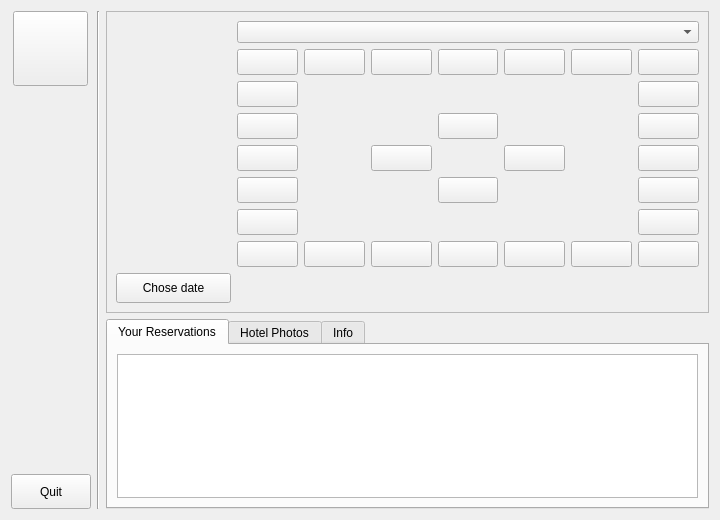
<?xml version="1.0" encoding="UTF-8"?>
<ui version="4.0">
 <class>UserControlInterface</class>
 <widget class="QWidget" name="UserControlInterface">
  <property name="geometry">
   <rect>
    <x>0</x>
    <y>0</y>
    <width>720</width>
    <height>520</height>
   </rect>
  </property>
  <property name="sizePolicy">
   <sizepolicy hsizetype="Preferred" vsizetype="Preferred">
    <horstretch>0</horstretch>
    <verstretch>0</verstretch>
   </sizepolicy>
  </property>
  <property name="minimumSize">
   <size>
    <width>600</width>
    <height>450</height>
   </size>
  </property>
  <property name="windowTitle">
   <string>UserControlInterface</string>
  </property>
  <layout class="QGridLayout" name="gridLayout">
   <item row="1" column="2" alignment="Qt::AlignBottom">
    <widget class="QPushButton" name="quitButton">
     <property name="minimumSize">
      <size>
       <width>75</width>
       <height>35</height>
      </size>
     </property>
     <property name="layoutDirection">
      <enum>Qt::LeftToRight</enum>
     </property>
     <property name="text">
      <string>Quit</string>
     </property>
     <property name="iconSize">
      <size>
       <width>24</width>
       <height>24</height>
      </size>
     </property>
    </widget>
   </item>
   <item row="0" column="3" rowspan="2">
    <widget class="Line" name="separatorLine">
     <property name="orientation">
      <enum>Qt::Vertical</enum>
     </property>
    </widget>
   </item>
   <item row="0" column="2" alignment="Qt::AlignHCenter|Qt::AlignTop">
    <widget class="QPushButton" name="profileButton">
     <property name="minimumSize">
      <size>
       <width>75</width>
       <height>75</height>
      </size>
     </property>
     <property name="text">
      <string/>
     </property>
     <property name="iconSize">
      <size>
       <width>73</width>
       <height>73</height>
      </size>
     </property>
    </widget>
   </item>
   <item row="1" column="4">
    <widget class="QTabWidget" name="mainTabWidget">
     <property name="currentIndex">
      <number>0</number>
     </property>
     <widget class="QWidget" name="user_reservations_tab">
      <attribute name="title">
       <string>Your Reservations</string>
      </attribute>
      <layout class="QGridLayout" name="gridLayout_3">
       <item row="0" column="0">
        <widget class="QTableView" name="userReservationsTableView"/>
       </item>
      </layout>
     </widget>
     <widget class="QWidget" name="hotel_photos_tab">
      <attribute name="title">
       <string>Hotel Photos</string>
      </attribute>
      <layout class="QGridLayout" name="gridLayout_4">
       <item row="0" column="0">
        <widget class="QStackedWidget" name="hotelPhotosStackedWidget">
         <property name="currentIndex">
          <number>0</number>
         </property>
         <widget class="QWidget" name="page"/>
         <widget class="QWidget" name="page_2"/>
        </widget>
       </item>
      </layout>
     </widget>
     <widget class="QWidget" name="hotel_info_tab">
      <attribute name="title">
       <string>Info</string>
      </attribute>
      <layout class="QGridLayout" name="gridLayout_5">
       <item row="0" column="0">
        <widget class="QTextBrowser" name="hotelInfoTextBrowser"/>
       </item>
      </layout>
     </widget>
    </widget>
   </item>
   <item row="0" column="4">
    <widget class="QFrame" name="reservationFrame">
     <property name="frameShape">
      <enum>QFrame::StyledPanel</enum>
     </property>
     <property name="frameShadow">
      <enum>QFrame::Raised</enum>
     </property>
     <layout class="QGridLayout" name="gridLayout_2">
      <item row="1" column="2">
       <widget class="QPushButton" name="room4Button">
        <property name="minimumSize">
         <size>
          <width>26</width>
          <height>26</height>
         </size>
        </property>
        <property name="text">
         <string/>
        </property>
        <property name="iconSize">
         <size>
          <width>24</width>
          <height>24</height>
         </size>
        </property>
       </widget>
      </item>
      <item row="2" column="1">
       <widget class="QPushButton" name="room3Button">
        <property name="minimumSize">
         <size>
          <width>26</width>
          <height>26</height>
         </size>
        </property>
        <property name="text">
         <string/>
        </property>
        <property name="iconSize">
         <size>
          <width>24</width>
          <height>24</height>
         </size>
        </property>
       </widget>
      </item>
      <item row="4" column="7">
       <widget class="QPushButton" name="room11Button">
        <property name="minimumSize">
         <size>
          <width>26</width>
          <height>26</height>
         </size>
        </property>
        <property name="text">
         <string/>
        </property>
        <property name="iconSize">
         <size>
          <width>24</width>
          <height>24</height>
         </size>
        </property>
       </widget>
      </item>
      <item row="1" column="3">
       <widget class="QPushButton" name="room5Button">
        <property name="minimumSize">
         <size>
          <width>26</width>
          <height>26</height>
         </size>
        </property>
        <property name="text">
         <string/>
        </property>
        <property name="iconSize">
         <size>
          <width>24</width>
          <height>24</height>
         </size>
        </property>
       </widget>
      </item>
      <item row="6" column="1">
       <widget class="QPushButton" name="room19Button">
        <property name="minimumSize">
         <size>
          <width>26</width>
          <height>26</height>
         </size>
        </property>
        <property name="text">
         <string/>
        </property>
        <property name="iconSize">
         <size>
          <width>24</width>
          <height>24</height>
         </size>
        </property>
       </widget>
      </item>
      <item row="7" column="2">
       <widget class="QPushButton" name="room18Button">
        <property name="minimumSize">
         <size>
          <width>26</width>
          <height>26</height>
         </size>
        </property>
        <property name="text">
         <string/>
        </property>
        <property name="iconSize">
         <size>
          <width>24</width>
          <height>24</height>
         </size>
        </property>
       </widget>
      </item>
      <item row="4" column="1">
       <widget class="QPushButton" name="room1Button">
        <property name="minimumSize">
         <size>
          <width>26</width>
          <height>26</height>
         </size>
        </property>
        <property name="text">
         <string/>
        </property>
        <property name="iconSize">
         <size>
          <width>24</width>
          <height>24</height>
         </size>
        </property>
       </widget>
      </item>
      <item row="1" column="1">
       <widget class="QPushButton" name="topLeftLadderButton">
        <property name="minimumSize">
         <size>
          <width>26</width>
          <height>26</height>
         </size>
        </property>
        <property name="text">
         <string/>
        </property>
        <property name="iconSize">
         <size>
          <width>24</width>
          <height>24</height>
         </size>
        </property>
       </widget>
      </item>
      <item row="3" column="1">
       <widget class="QPushButton" name="room2Button">
        <property name="minimumSize">
         <size>
          <width>26</width>
          <height>26</height>
         </size>
        </property>
        <property name="text">
         <string/>
        </property>
        <property name="iconSize">
         <size>
          <width>24</width>
          <height>24</height>
         </size>
        </property>
       </widget>
      </item>
      <item row="5" column="1">
       <widget class="QPushButton" name="room20Button">
        <property name="minimumSize">
         <size>
          <width>26</width>
          <height>26</height>
         </size>
        </property>
        <property name="text">
         <string/>
        </property>
        <property name="iconSize">
         <size>
          <width>24</width>
          <height>24</height>
         </size>
        </property>
       </widget>
      </item>
      <item row="6" column="7">
       <widget class="QPushButton" name="room13Button">
        <property name="minimumSize">
         <size>
          <width>26</width>
          <height>26</height>
         </size>
        </property>
        <property name="text">
         <string/>
        </property>
        <property name="iconSize">
         <size>
          <width>24</width>
          <height>24</height>
         </size>
        </property>
       </widget>
      </item>
      <item row="1" column="7">
       <widget class="QPushButton" name="topRightLadderButton">
        <property name="minimumSize">
         <size>
          <width>26</width>
          <height>26</height>
         </size>
        </property>
        <property name="text">
         <string/>
        </property>
        <property name="iconSize">
         <size>
          <width>24</width>
          <height>24</height>
         </size>
        </property>
       </widget>
      </item>
      <item row="7" column="3">
       <widget class="QPushButton" name="room17Button">
        <property name="minimumSize">
         <size>
          <width>26</width>
          <height>26</height>
         </size>
        </property>
        <property name="text">
         <string/>
        </property>
        <property name="iconSize">
         <size>
          <width>24</width>
          <height>24</height>
         </size>
        </property>
       </widget>
      </item>
      <item row="7" column="5">
       <widget class="QPushButton" name="room15Button">
        <property name="minimumSize">
         <size>
          <width>26</width>
          <height>26</height>
         </size>
        </property>
        <property name="text">
         <string/>
        </property>
        <property name="iconSize">
         <size>
          <width>24</width>
          <height>24</height>
         </size>
        </property>
       </widget>
      </item>
      <item row="3" column="7">
       <widget class="QPushButton" name="room10Button">
        <property name="minimumSize">
         <size>
          <width>26</width>
          <height>26</height>
         </size>
        </property>
        <property name="text">
         <string/>
        </property>
        <property name="iconSize">
         <size>
          <width>24</width>
          <height>24</height>
         </size>
        </property>
       </widget>
      </item>
      <item row="2" column="7">
       <widget class="QPushButton" name="room9Button">
        <property name="minimumSize">
         <size>
          <width>26</width>
          <height>26</height>
         </size>
        </property>
        <property name="text">
         <string/>
        </property>
        <property name="iconSize">
         <size>
          <width>24</width>
          <height>24</height>
         </size>
        </property>
       </widget>
      </item>
      <item row="7" column="4">
       <widget class="QPushButton" name="room16Button">
        <property name="minimumSize">
         <size>
          <width>26</width>
          <height>26</height>
         </size>
        </property>
        <property name="text">
         <string/>
        </property>
        <property name="iconSize">
         <size>
          <width>24</width>
          <height>24</height>
         </size>
        </property>
       </widget>
      </item>
      <item row="3" column="4">
       <widget class="QPushButton" name="northFreightElevatorButton">
        <property name="minimumSize">
         <size>
          <width>26</width>
          <height>26</height>
         </size>
        </property>
        <property name="text">
         <string/>
        </property>
        <property name="iconSize">
         <size>
          <width>24</width>
          <height>24</height>
         </size>
        </property>
       </widget>
      </item>
      <item row="7" column="7">
       <widget class="QPushButton" name="bottomRightLadderButton">
        <property name="minimumSize">
         <size>
          <width>26</width>
          <height>26</height>
         </size>
        </property>
        <property name="text">
         <string/>
        </property>
        <property name="iconSize">
         <size>
          <width>24</width>
          <height>24</height>
         </size>
        </property>
       </widget>
      </item>
      <item row="1" column="6">
       <widget class="QPushButton" name="room8Button">
        <property name="minimumSize">
         <size>
          <width>26</width>
          <height>26</height>
         </size>
        </property>
        <property name="text">
         <string/>
        </property>
        <property name="iconSize">
         <size>
          <width>24</width>
          <height>24</height>
         </size>
        </property>
       </widget>
      </item>
      <item row="1" column="5">
       <widget class="QPushButton" name="room7Button">
        <property name="minimumSize">
         <size>
          <width>26</width>
          <height>26</height>
         </size>
        </property>
        <property name="text">
         <string/>
        </property>
        <property name="iconSize">
         <size>
          <width>24</width>
          <height>24</height>
         </size>
        </property>
       </widget>
      </item>
      <item row="5" column="7">
       <widget class="QPushButton" name="room12Button">
        <property name="minimumSize">
         <size>
          <width>26</width>
          <height>26</height>
         </size>
        </property>
        <property name="text">
         <string/>
        </property>
        <property name="iconSize">
         <size>
          <width>24</width>
          <height>24</height>
         </size>
        </property>
       </widget>
      </item>
      <item row="7" column="1">
       <widget class="QPushButton" name="bottomLeftLadderButton">
        <property name="minimumSize">
         <size>
          <width>26</width>
          <height>26</height>
         </size>
        </property>
        <property name="text">
         <string/>
        </property>
        <property name="iconSize">
         <size>
          <width>24</width>
          <height>24</height>
         </size>
        </property>
       </widget>
      </item>
      <item row="4" column="3">
       <widget class="QPushButton" name="westPassengerElevatorButton">
        <property name="minimumSize">
         <size>
          <width>26</width>
          <height>26</height>
         </size>
        </property>
        <property name="text">
         <string/>
        </property>
        <property name="iconSize">
         <size>
          <width>24</width>
          <height>24</height>
         </size>
        </property>
       </widget>
      </item>
      <item row="1" column="4">
       <widget class="QPushButton" name="room6Button">
        <property name="minimumSize">
         <size>
          <width>26</width>
          <height>26</height>
         </size>
        </property>
        <property name="text">
         <string/>
        </property>
        <property name="iconSize">
         <size>
          <width>24</width>
          <height>24</height>
         </size>
        </property>
       </widget>
      </item>
      <item row="7" column="6">
       <widget class="QPushButton" name="room14Button">
        <property name="minimumSize">
         <size>
          <width>26</width>
          <height>26</height>
         </size>
        </property>
        <property name="text">
         <string/>
        </property>
        <property name="iconSize">
         <size>
          <width>24</width>
          <height>24</height>
         </size>
        </property>
       </widget>
      </item>
      <item row="4" column="5">
       <widget class="QPushButton" name="eastPassengerElevatorButton">
        <property name="minimumSize">
         <size>
          <width>26</width>
          <height>26</height>
         </size>
        </property>
        <property name="text">
         <string/>
        </property>
        <property name="iconSize">
         <size>
          <width>24</width>
          <height>24</height>
         </size>
        </property>
       </widget>
      </item>
      <item row="0" column="1" colspan="7">
       <widget class="QComboBox" name="floorComboBox"/>
      </item>
      <item row="5" column="4">
       <widget class="QPushButton" name="southFreightElevatorButton">
        <property name="minimumSize">
         <size>
          <width>26</width>
          <height>26</height>
         </size>
        </property>
        <property name="text">
         <string/>
        </property>
        <property name="iconSize">
         <size>
          <width>24</width>
          <height>24</height>
         </size>
        </property>
       </widget>
      </item>
      <item row="8" column="0">
       <widget class="QPushButton" name="choseDateButton">
        <property name="minimumSize">
         <size>
          <width>115</width>
          <height>30</height>
         </size>
        </property>
        <property name="text">
         <string>Chose date</string>
        </property>
       </widget>
      </item>
      <item row="8" column="1" colspan="7">
       <widget class="QLabel" name="chosedDateLabel">
        <property name="text">
         <string/>
        </property>
        <property name="alignment">
         <set>Qt::AlignCenter</set>
        </property>
       </widget>
      </item>
     </layout>
    </widget>
   </item>
  </layout>
 </widget>
 <resources/>
 <connections/>
</ui>
